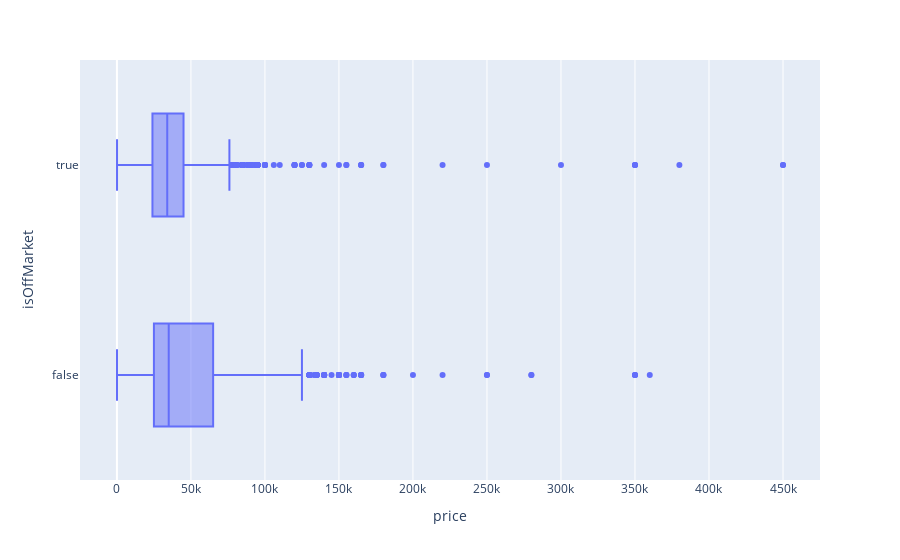

Write notebook code for a chart like this one.
### Markdown cell above
is there a price diffrent on rented and unrented apartemnt

### Code cell
fig = px.box(df, 'price' ,'isOffMarket' )
fig.show()

### Figure 1 — Plotly figure (JSON) as saved in the notebook; plotly's stock layout.template omitted (floating-point values rounded to 4 significant figures; data arrays with more than 128 entries replaced by an {"elided": "..."} marker saying what was removed)
{"data": [{"alignmentgroup": "True", "hovertemplate": "price=%{x}<br>isOffMarket=%{y}<extra></extra>", "legendgroup": "", "marker": {"color": "#636efa"}, "name": "", "notched": false, "offsetgroup": "", "orientation": "h", "showlegend": false, "type": "box", "x": {"elided": "6762 int values"}, "x0": " ", "xaxis": "x", "y": {"elided": "6762 bool values"}, "y0": " ", "yaxis": "y"}], "layout": {"boxmode": "group", "legend": {"tracegroupgap": 0}, "margin": {"t": 60}, "xaxis": {"anchor": "y", "domain": [0, 1], "title": {"text": "price"}}, "yaxis": {"anchor": "x", "domain": [0, 1], "title": {"text": "isOffMarket"}}}}
